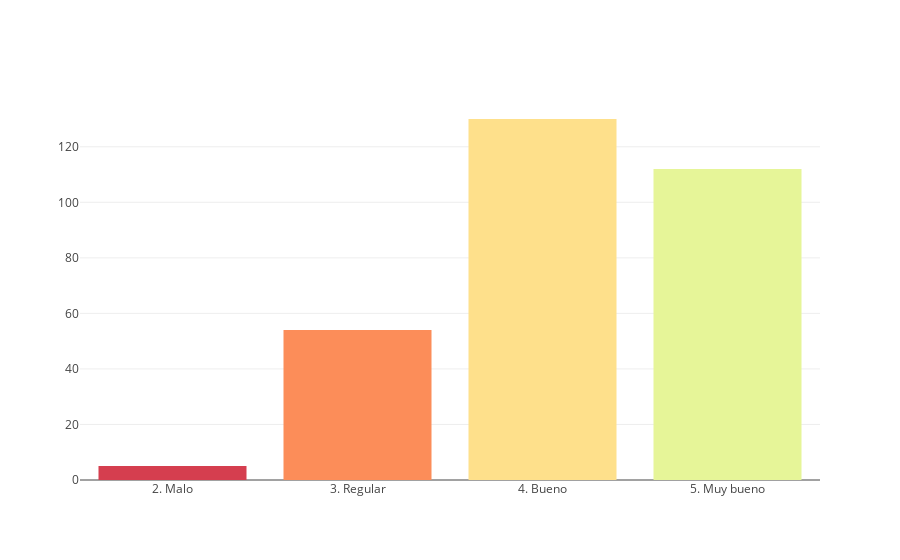
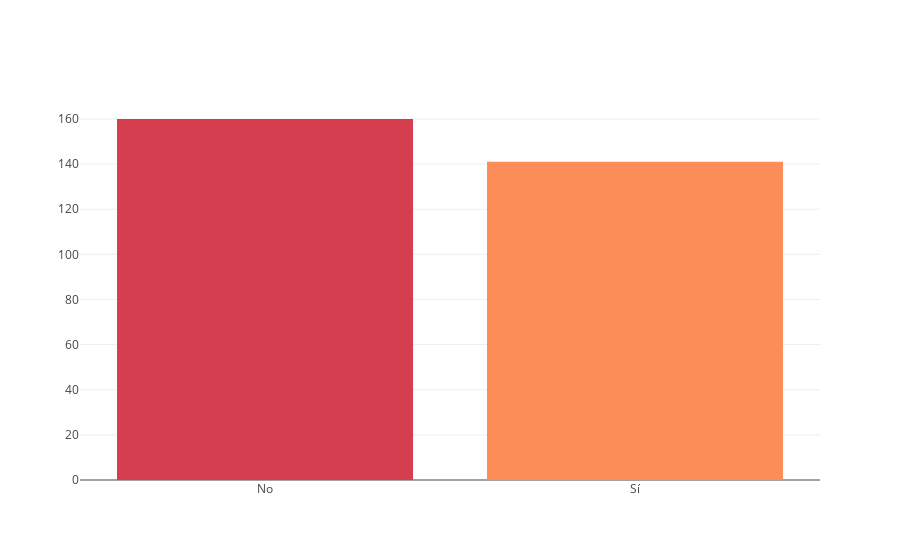
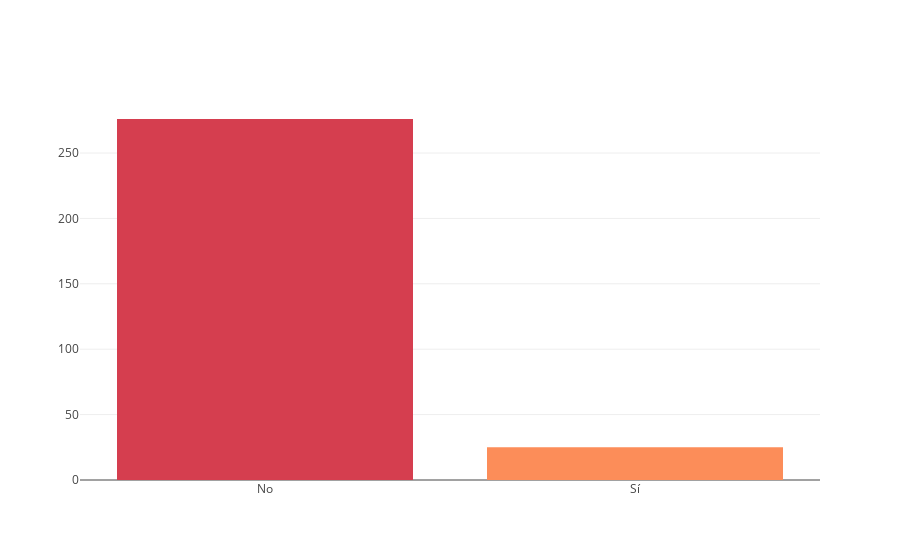
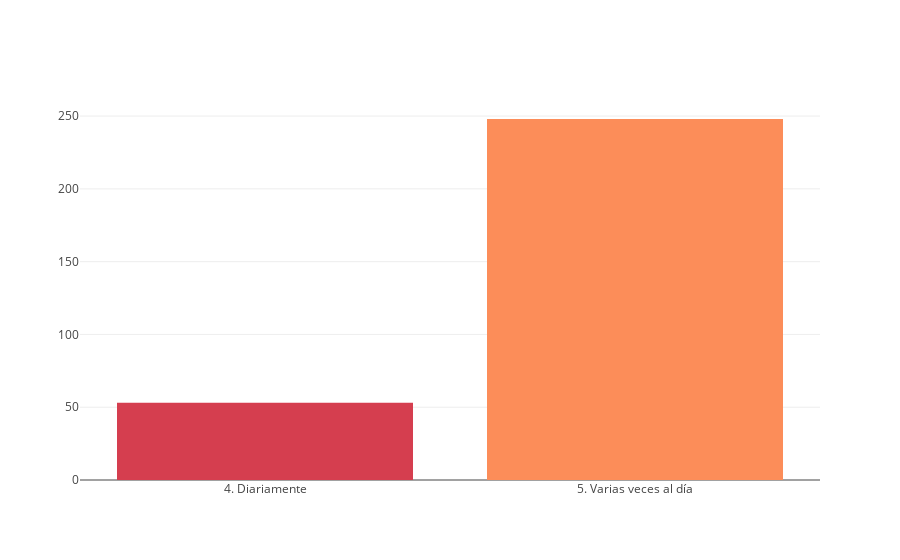

The cell these charts' notebook holds for them, in order:
### Code cell
visualize_reception_images_by_cultural_clusters_esp(dataframe_with_clusters_esp)

### Figure 1 — Plotly figure (JSON) as saved in the notebook; plotly's stock layout.template omitted (floating-point values rounded to 4 significant figures)
{"data": [{"marker": {"color": ["rgb(213,62,79)", "rgb(252,141,89)", "rgb(254,224,139)", "rgb(230,245,152)", "rgb(153,213,148)", "rgb(50,136,189)"]}, "type": "bar", "uid": "71a9104c-4748-4b78-aee5-61790c6229ea", "x": [2, 3, 4, 5], "y": [5, 54, 130, 112]}], "layout": {"bargap": 0.2, "xaxis": {"ticktext": ["1. Muy malo", "2. Malo", "3. Regular", "4. Bueno", "5. Muy bueno"], "tickvals": [1, 2, 3, 4, 5]}}}

### Figure 2 — Plotly figure (JSON) as saved in the notebook; plotly's stock layout.template omitted (floating-point values rounded to 4 significant figures)
{"data": [{"marker": {"color": ["rgb(213,62,79)", "rgb(252,141,89)", "rgb(254,224,139)", "rgb(230,245,152)", "rgb(153,213,148)", "rgb(50,136,189)"]}, "type": "bar", "uid": "d903ef5f-dab9-49c7-9abc-75b67de05c51", "x": [0, 1], "y": [160, 141]}], "layout": {"bargap": 0.2, "xaxis": {"ticktext": ["No", "Sí"], "tickvals": [0, 1]}}}

### Figure 3 — Plotly figure (JSON) as saved in the notebook; plotly's stock layout.template omitted (floating-point values rounded to 4 significant figures)
{"data": [{"marker": {"color": ["rgb(213,62,79)", "rgb(252,141,89)", "rgb(254,224,139)", "rgb(230,245,152)", "rgb(153,213,148)", "rgb(50,136,189)"]}, "type": "bar", "uid": "1c935bb5-c2d8-47ad-934f-9fe3c22734e6", "x": [0, 1], "y": [276, 25]}], "layout": {"bargap": 0.2, "xaxis": {"ticktext": ["No", "Sí"], "tickvals": [0, 1]}}}

### Figure 4 — Plotly figure (JSON) as saved in the notebook; plotly's stock layout.template omitted (floating-point values rounded to 4 significant figures)
{"data": [{"marker": {"color": ["rgb(213,62,79)", "rgb(252,141,89)", "rgb(254,224,139)", "rgb(230,245,152)", "rgb(153,213,148)", "rgb(50,136,189)"]}, "type": "bar", "uid": "bc84ae95-2646-4321-b14d-51f3bf39fa30", "x": [4, 5], "y": [53, 248]}], "layout": {"bargap": 0.2, "xaxis": {"ticktext": ["1. Nunca", "2. Ocasionalmente", "3. Semanalmente", "4. Diariamente", "5. Varias veces al día"], "tickvals": [1, 2, 3, 4, 5]}}}
